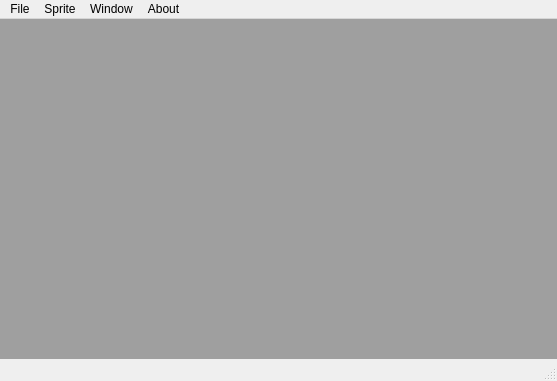
<?xml version="1.0" encoding="UTF-8"?>
<ui version="4.0">
 <class>MainWindow</class>
 <widget class="QMainWindow" name="MainWindow">
  <property name="geometry">
   <rect>
    <x>0</x>
    <y>0</y>
    <width>557</width>
    <height>381</height>
   </rect>
  </property>
  <property name="windowTitle">
   <string>openhelbreath Pak Editor</string>
  </property>
  <property name="locale">
   <locale language="English" country="UnitedStates"/>
  </property>
  <widget class="QWidget" name="centralWidget">
   <layout class="QVBoxLayout" name="verticalLayout">
    <property name="margin">
     <number>0</number>
    </property>
    <item>
     <widget class="QMdiArea" name="mdiArea"/>
    </item>
   </layout>
  </widget>
  <widget class="QMenuBar" name="menuBar">
   <property name="geometry">
    <rect>
     <x>0</x>
     <y>0</y>
     <width>557</width>
     <height>20</height>
    </rect>
   </property>
   <widget class="QMenu" name="menuFile">
    <property name="title">
     <string>File</string>
    </property>
    <addaction name="actionNew_2"/>
    <addaction name="separator"/>
    <addaction name="actionOpen"/>
    <addaction name="actionSave"/>
    <addaction name="actionSave_as"/>
    <addaction name="separator"/>
    <addaction name="actionExit"/>
   </widget>
   <widget class="QMenu" name="menuSprite">
    <property name="title">
     <string>Sprite</string>
    </property>
    <addaction name="actionAdd_new"/>
    <addaction name="actionRemove"/>
    <addaction name="separator"/>
    <addaction name="actionExtract"/>
   </widget>
   <widget class="QMenu" name="menuAbout">
    <property name="title">
     <string>About</string>
    </property>
    <addaction name="actionAbout_PakEdit"/>
    <addaction name="actionAbout_Qt"/>
   </widget>
   <widget class="QMenu" name="menuWindow">
    <property name="title">
     <string>Window</string>
    </property>
    <addaction name="actionClose"/>
    <addaction name="actionClose_all"/>
    <addaction name="separator"/>
    <addaction name="actionCascade"/>
    <addaction name="actionTiled"/>
    <addaction name="separator"/>
    <addaction name="actionNext"/>
    <addaction name="actionPrevious"/>
   </widget>
   <addaction name="menuFile"/>
   <addaction name="menuSprite"/>
   <addaction name="menuWindow"/>
   <addaction name="menuAbout"/>
  </widget>
  <widget class="QStatusBar" name="statusBar"/>
  <action name="actionNew">
   <property name="text">
    <string>New...</string>
   </property>
  </action>
  <action name="actionNew_2">
   <property name="text">
    <string>New</string>
   </property>
   <property name="shortcut">
    <string>Ctrl+N</string>
   </property>
  </action>
  <action name="actionOpen">
   <property name="text">
    <string>Open</string>
   </property>
   <property name="shortcut">
    <string>Ctrl+O</string>
   </property>
  </action>
  <action name="actionSave">
   <property name="text">
    <string>Save</string>
   </property>
   <property name="shortcut">
    <string>Ctrl+S</string>
   </property>
  </action>
  <action name="actionSave_as">
   <property name="text">
    <string>Save as...</string>
   </property>
  </action>
  <action name="actionExit">
   <property name="text">
    <string>Exit</string>
   </property>
   <property name="shortcut">
    <string>Ctrl+Q</string>
   </property>
  </action>
  <action name="actionAdd_new">
   <property name="text">
    <string>Add new</string>
   </property>
  </action>
  <action name="actionRemove">
   <property name="text">
    <string>Remove</string>
   </property>
  </action>
  <action name="actionExtract">
   <property name="text">
    <string>Extract...</string>
   </property>
  </action>
  <action name="action_4">
   <property name="text">
    <string>-</string>
   </property>
  </action>
  <action name="actionAbout_PakEdit">
   <property name="text">
    <string>About PakEdit</string>
   </property>
  </action>
  <action name="actionAbout_Qt">
   <property name="text">
    <string>About Qt</string>
   </property>
  </action>
  <action name="actionClose">
   <property name="text">
    <string>Close</string>
   </property>
  </action>
  <action name="actionClose_all">
   <property name="text">
    <string>Close all</string>
   </property>
   <property name="shortcut">
    <string>Ctrl+Alt+Tab</string>
   </property>
  </action>
  <action name="actionTiled">
   <property name="text">
    <string>Tiled</string>
   </property>
  </action>
  <action name="actionCascade">
   <property name="text">
    <string>Cascade</string>
   </property>
  </action>
  <action name="actionNext">
   <property name="text">
    <string>Next</string>
   </property>
   <property name="shortcut">
    <string>Ctrl+Tab</string>
   </property>
  </action>
  <action name="actionPrevious">
   <property name="text">
    <string>Previous</string>
   </property>
  </action>
 </widget>
 <layoutdefault spacing="6" margin="11"/>
 <resources/>
 <connections>
  <connection>
   <sender>actionOpen</sender>
   <signal>triggered()</signal>
   <receiver>MainWindow</receiver>
   <slot>action_open()</slot>
   <hints>
    <hint type="sourcelabel">
     <x>-1</x>
     <y>-1</y>
    </hint>
    <hint type="destinationlabel">
     <x>299</x>
     <y>199</y>
    </hint>
   </hints>
  </connection>
  <connection>
   <sender>actionExit</sender>
   <signal>triggered()</signal>
   <receiver>MainWindow</receiver>
   <slot>close()</slot>
   <hints>
    <hint type="sourcelabel">
     <x>-1</x>
     <y>-1</y>
    </hint>
    <hint type="destinationlabel">
     <x>299</x>
     <y>199</y>
    </hint>
   </hints>
  </connection>
  <connection>
   <sender>actionAbout_Qt</sender>
   <signal>triggered()</signal>
   <receiver>MainWindow</receiver>
   <slot>action_aboutQt()</slot>
   <hints>
    <hint type="sourcelabel">
     <x>-1</x>
     <y>-1</y>
    </hint>
    <hint type="destinationlabel">
     <x>278</x>
     <y>190</y>
    </hint>
   </hints>
  </connection>
  <connection>
   <sender>actionNew_2</sender>
   <signal>triggered()</signal>
   <receiver>MainWindow</receiver>
   <slot>action_new()</slot>
   <hints>
    <hint type="sourcelabel">
     <x>-1</x>
     <y>-1</y>
    </hint>
    <hint type="destinationlabel">
     <x>278</x>
     <y>190</y>
    </hint>
   </hints>
  </connection>
  <connection>
   <sender>actionSave</sender>
   <signal>triggered()</signal>
   <receiver>MainWindow</receiver>
   <slot>action_save()</slot>
   <hints>
    <hint type="sourcelabel">
     <x>-1</x>
     <y>-1</y>
    </hint>
    <hint type="destinationlabel">
     <x>278</x>
     <y>190</y>
    </hint>
   </hints>
  </connection>
  <connection>
   <sender>actionSave_as</sender>
   <signal>triggered()</signal>
   <receiver>MainWindow</receiver>
   <slot>action_saveAs()</slot>
   <hints>
    <hint type="sourcelabel">
     <x>-1</x>
     <y>-1</y>
    </hint>
    <hint type="destinationlabel">
     <x>278</x>
     <y>190</y>
    </hint>
   </hints>
  </connection>
  <connection>
   <sender>actionClose</sender>
   <signal>triggered()</signal>
   <receiver>mdiArea</receiver>
   <slot>closeActiveSubWindow()</slot>
   <hints>
    <hint type="sourcelabel">
     <x>-1</x>
     <y>-1</y>
    </hint>
    <hint type="destinationlabel">
     <x>278</x>
     <y>191</y>
    </hint>
   </hints>
  </connection>
  <connection>
   <sender>actionClose_all</sender>
   <signal>triggered()</signal>
   <receiver>mdiArea</receiver>
   <slot>closeAllSubWindows()</slot>
   <hints>
    <hint type="sourcelabel">
     <x>-1</x>
     <y>-1</y>
    </hint>
    <hint type="destinationlabel">
     <x>278</x>
     <y>191</y>
    </hint>
   </hints>
  </connection>
  <connection>
   <sender>actionTiled</sender>
   <signal>triggered()</signal>
   <receiver>mdiArea</receiver>
   <slot>tileSubWindows()</slot>
   <hints>
    <hint type="sourcelabel">
     <x>-1</x>
     <y>-1</y>
    </hint>
    <hint type="destinationlabel">
     <x>278</x>
     <y>191</y>
    </hint>
   </hints>
  </connection>
  <connection>
   <sender>actionCascade</sender>
   <signal>triggered()</signal>
   <receiver>mdiArea</receiver>
   <slot>cascadeSubWindows()</slot>
   <hints>
    <hint type="sourcelabel">
     <x>-1</x>
     <y>-1</y>
    </hint>
    <hint type="destinationlabel">
     <x>278</x>
     <y>191</y>
    </hint>
   </hints>
  </connection>
  <connection>
   <sender>actionNext</sender>
   <signal>triggered()</signal>
   <receiver>mdiArea</receiver>
   <slot>activateNextSubWindow()</slot>
   <hints>
    <hint type="sourcelabel">
     <x>-1</x>
     <y>-1</y>
    </hint>
    <hint type="destinationlabel">
     <x>278</x>
     <y>191</y>
    </hint>
   </hints>
  </connection>
  <connection>
   <sender>actionPrevious</sender>
   <signal>triggered()</signal>
   <receiver>mdiArea</receiver>
   <slot>activatePreviousSubWindow()</slot>
   <hints>
    <hint type="sourcelabel">
     <x>-1</x>
     <y>-1</y>
    </hint>
    <hint type="destinationlabel">
     <x>278</x>
     <y>191</y>
    </hint>
   </hints>
  </connection>
  <connection>
   <sender>actionAbout_PakEdit</sender>
   <signal>triggered()</signal>
   <receiver>MainWindow</receiver>
   <slot>action_about()</slot>
   <hints>
    <hint type="sourcelabel">
     <x>-1</x>
     <y>-1</y>
    </hint>
    <hint type="destinationlabel">
     <x>278</x>
     <y>190</y>
    </hint>
   </hints>
  </connection>
  <connection>
   <sender>actionRemove</sender>
   <signal>triggered()</signal>
   <receiver>MainWindow</receiver>
   <slot>action_sprite_remove()</slot>
   <hints>
    <hint type="sourcelabel">
     <x>-1</x>
     <y>-1</y>
    </hint>
    <hint type="destinationlabel">
     <x>278</x>
     <y>190</y>
    </hint>
   </hints>
  </connection>
  <connection>
   <sender>actionAdd_new</sender>
   <signal>triggered()</signal>
   <receiver>MainWindow</receiver>
   <slot>action_sprite_add()</slot>
   <hints>
    <hint type="sourcelabel">
     <x>-1</x>
     <y>-1</y>
    </hint>
    <hint type="destinationlabel">
     <x>278</x>
     <y>190</y>
    </hint>
   </hints>
  </connection>
 </connections>
 <slots>
  <slot>action_open()</slot>
  <slot>action_aboutQt()</slot>
  <slot>action_new()</slot>
  <slot>action_save()</slot>
  <slot>action_saveAs()</slot>
  <slot>action_about()</slot>
  <slot>action_sprite_remove()</slot>
  <slot>action_sprite_add()</slot>
 </slots>
</ui>
